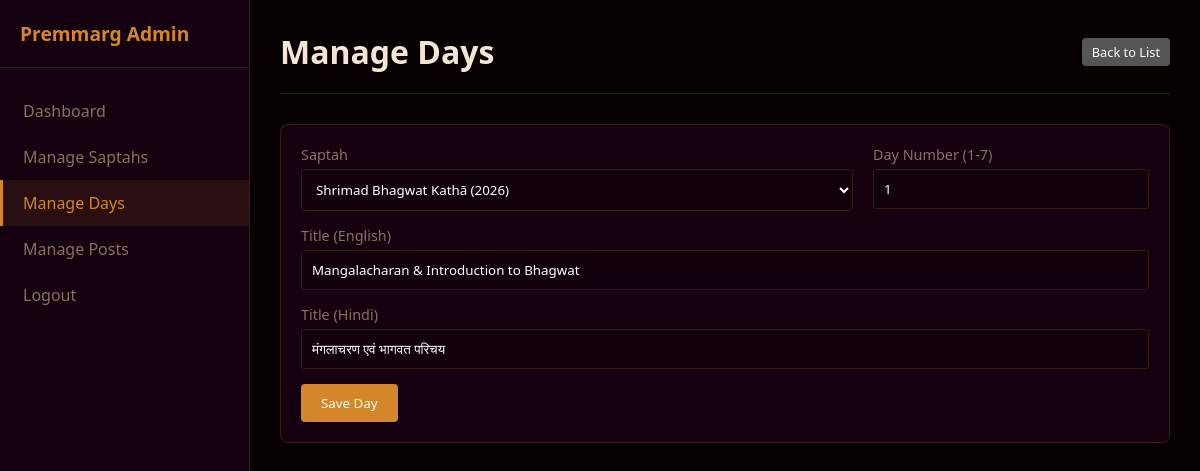
/admin/days.php?action=edit&id=1 (signed in), run on the app's committed database.
### tables this page shows
CREATE TABLE IF NOT EXISTS days (
    id INT AUTO_INCREMENT PRIMARY KEY,
    saptah_id INT NOT NULL,
    day_number INT NOT NULL,
    title VARCHAR(255) NOT NULL,
    title_hi VARCHAR(255) DEFAULT NULL,
    created_at TIMESTAMP DEFAULT CURRENT_TIMESTAMP,
    FOREIGN KEY (saptah_id) REFERENCES saptah(id) ON DELETE CASCADE,
    UNIQUE KEY unique_saptah_day (saptah_id, day_number)
);

CREATE TABLE IF NOT EXISTS saptah (
    id INT AUTO_INCREMENT PRIMARY KEY,
    title VARCHAR(255) NOT NULL,
    title_hi VARCHAR(255) DEFAULT NULL,
    slug VARCHAR(255) NOT NULL UNIQUE,
    location VARCHAR(255) DEFAULT NULL,
    year INT DEFAULT NULL,
    description TEXT DEFAULT NULL,
    description_hi TEXT DEFAULT NULL,
    image_url VARCHAR(500) DEFAULT NULL,
    created_at TIMESTAMP DEFAULT CURRENT_TIMESTAMP
);

### admin/days.php (the view, shortened to what this page needs)
<?php
require_once 'header.php';
$action = $_GET['action'] ?? 'list';
$id = $_GET['id'] ?? 0;
?>
<div class="header">
    <h1>Manage Days</h1>
    <?php if($action == 'list'): ?>
        <a href="?action=edit" class="btn">Add New Day</a>
    <?php else: ?>
        <a href="days.php" class="btn btn-sm" style="background:#555">Back to List</a>
    <?php endif; ?>
</div>
<?php if ($action == 'list'): ?>
<div class="card">
    <table>
        <tr><th>ID</th><th>Saptah</th><th>Day #</th><th>Title</th><th>Title (Hi)</th><th>Actions</th></tr>
        <?php
        $stmt = $pdo->query('SELECT d.*, s.title as saptah_title FROM days d JOIN saptah s ON d.saptah_id = s.id ORDER BY d.saptah_id DESC, d.day_number ASC');
        while ($row = $stmt->fetch()):
        ?>
        <tr>
            <td><?= $row['id'] ?></td>
            <td><?= htmlspecialchars($row['saptah_title']) ?></td>
            <td>Day <?= $row['day_number'] ?></td>
            <td><?= htmlspecialchars($row['title']) ?></td>
            <td><?= htmlspecialchars($row['title_hi']) ?></td>
            <td>
                <a href="?action=edit&id=<?= $row['id'] ?>" class="btn btn-sm">Edit</a>
                <a href="?action=delete&id=<?= $row['id'] ?>" class="btn btn-sm btn-danger" onclick="return confirm('Delete this Day and all its posts?')">Delete</a>
            </td>
        </tr>
        <?php endwhile; ?>
    </table>
</div>
<?php elseif ($action == 'edit'):
    $day = ['saptah_id'=>'', 'day_number'=>'', 'title'=>'', 'title_hi'=>''];
    if ($id) {
        $stmt = $pdo->prepare('SELECT * FROM days WHERE id=?');
        $stmt->execute([$id]);
        $day = $stmt->fetch() ?: $day;
    }
    $saptahs = $pdo->query('SELECT id, title, year FROM saptah ORDER BY year DESC')->fetchAll();
?>
<div class="card">
    <form method="post">
        <div style="display:flex; gap:20px">
            <div class="form-group" style="flex:2">
                <label>Saptah</label>
                <select name="saptah_id" required>
                    <?php foreach($saptahs as $s): ?>
                        <option value="<?= $s['id'] ?>" <?= $s['id']==$day['saptah_id']?'selected':'' ?>><?= htmlspecialchars($s['title'] . ' (' . $s['year'] . ')') ?></option>
                    <?php endforeach; ?>
                </select>
            </div>
            <div class="form-group" style="flex:1">
                <label>Day Number (1-7)</label>
                <input type="number" name="day_number" value="<?= htmlspecialchars($day['day_number']) ?>" min="1" max="7" required>
            </div>
        </div>
        <div class="form-group">
            <label>Title (English)</label>
            <input type="text" name="title" value="<?= htmlspecialchars($day['title']) ?>" required>
        </div>
        <div class="form-group">
            <label>Title (Hindi)</label>
            <input type="text" name="title_hi" value="<?= htmlspecialchars($day['title_hi']) ?>" required>
        </div>
        <button type="submit" class="btn">Save Day</button>
    </form>
</div>
<?php endif; ?>
<?php require_once 'footer.php'; ?>

### admin/admin_style.css (style rules this page uses)
:root { --primary: #d4872a; --primary-dark: #a86218; --bg-dark: #060003; --bg-card: #150010; --text-main: #f5e6d3; --text-muted: #8a7060; --border: rgba(212,135,42,0.2); --error: #e53e3e; --success: #38a169; }
* { box-sizing: border-box; margin: 0; padding: 0; font-family: 'Segoe UI', Tahoma, Geneva, Verdana, sans-serif; }
body { background: var(--bg-dark); color: var(--text-main); }
a { color: var(--primary); text-decoration: none; }
.header { display: flex; justify-content: space-between; align-items: center; margin-bottom: 30px; padding-bottom: 20px; border-bottom: 1px solid var(--border); }
.card { background: var(--bg-card); border: 1px solid var(--border); border-radius: 8px; padding: 20px; margin-bottom: 20px; }
.form-group { margin-bottom: 15px; }
label { display: block; margin-bottom: 5px; color: var(--text-muted); font-size: 0.9rem; }
input[type="text"], input[type="password"], input[type="number"], select, textarea { width: 100%; padding: 10px; border: 1px solid var(--border); background: rgba(0,0,0,0.2); color: #fff; border-radius: 4px; }
.btn { display: inline-block; padding: 10px 20px; background: var(--primary); color: #fff; border: none; border-radius: 4px; cursor: pointer; text-align: center; }
.btn-sm { padding: 5px 10px; font-size: 0.8rem; }

### data on the page
days: saptah_id "Shrimad Bhagwat Kathā (2026)", day_number "1", title "Mangalacharan & Introduction to Bhagwat", title_hi "मंगलाचरण एवं भागवत परिचय"
